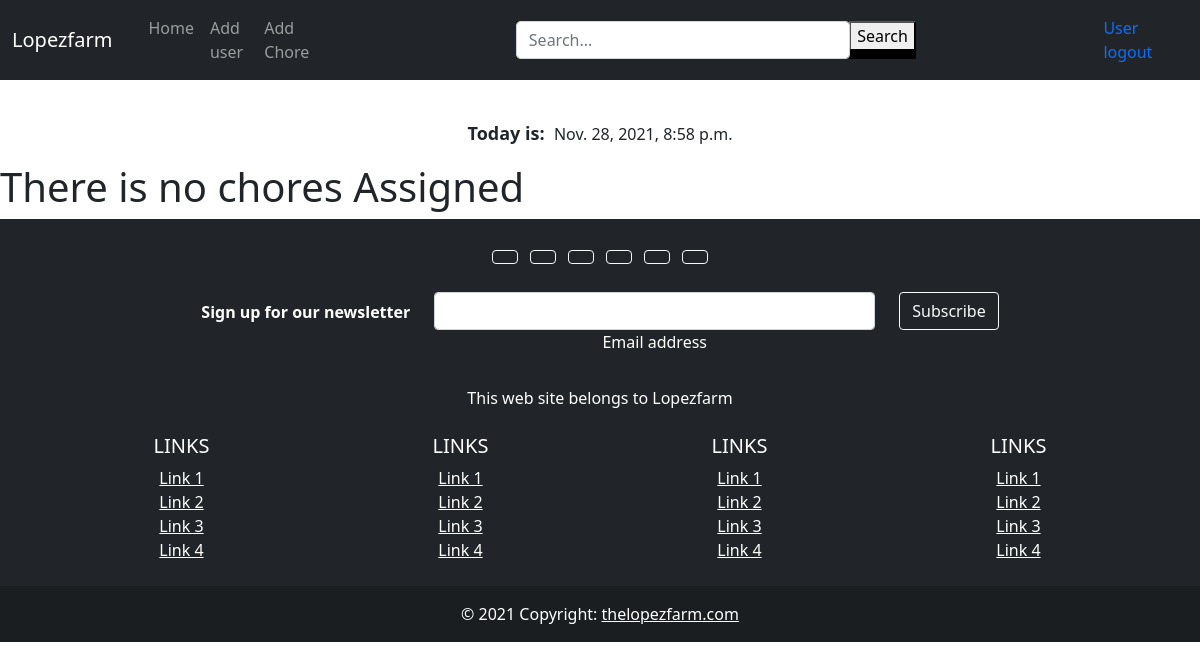
Page /chore/76 (signed in) on the earlier database version.
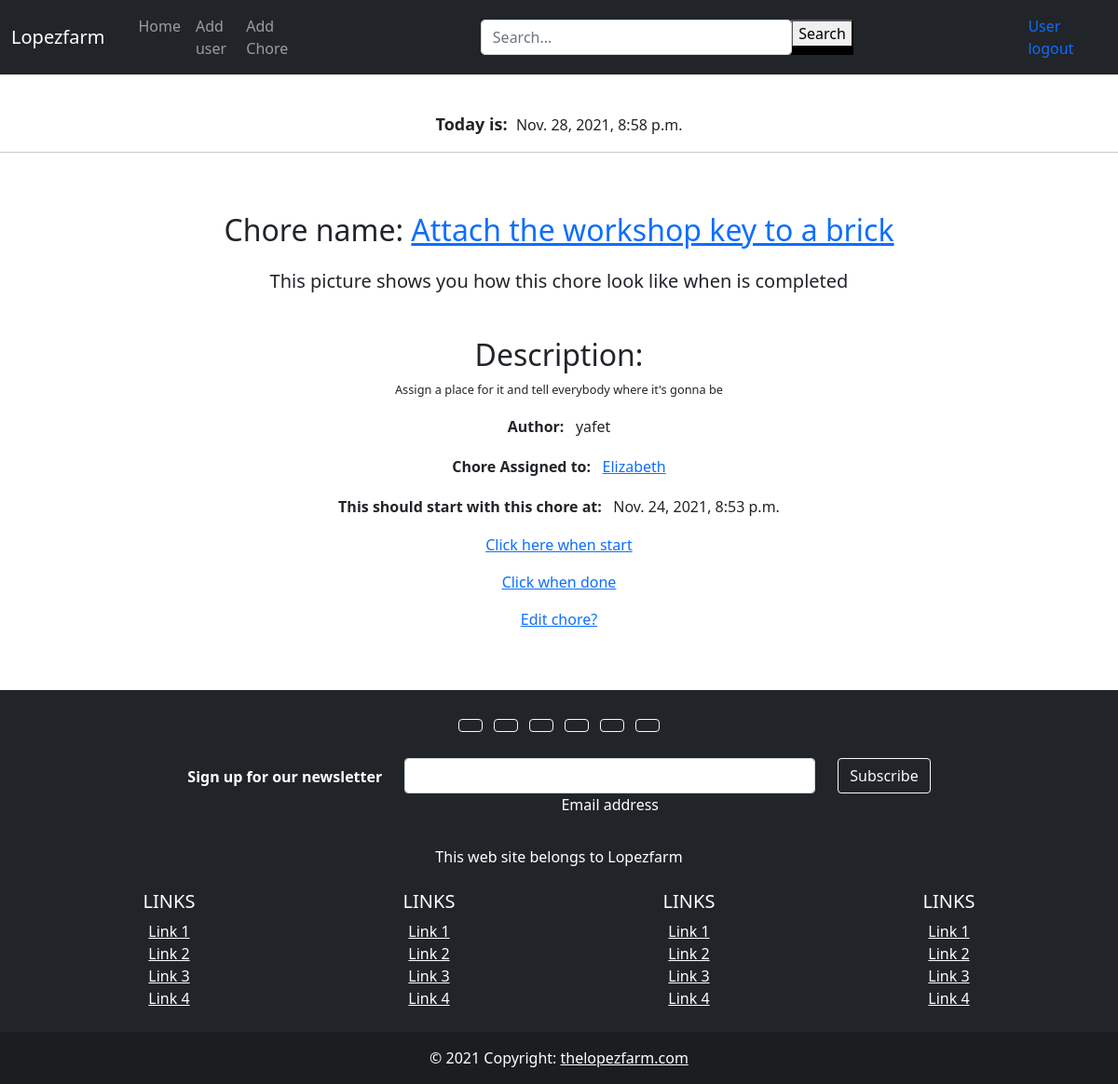
Same page on the later database version.
### app/models.py (models this page shows, shortened)
class Chore(models.Model):
    id=models.AutoField(primary_key=True)
    name=models.CharField('Chore name', max_length=100, null=False, blank=False)
    content=RichTextField('Content', blank=True, null=True)
    imagen=models.ImageField(upload_to="app", null=False, blank=False)
    author=models.ForeignKey(User, on_delete=models.CASCADE)
    userchore=models.ManyToManyField(UserChore)
    created=models.DateTimeField('Created date', auto_now=False, auto_now_add=True)
    updated=models.DateTimeField('Updated date', auto_now=False, auto_now_add=True)
    state=models.BooleanField('Active/Inactive', default=True)
    start_task=models.DateTimeField(auto_now_add=False, auto_now=False, blank=True, null=True)
    class Meta:
        verbose_name='chore'
        verbose_name_plural='chores'
        ordering=['name']

class UserChore(models.Model):
    id=models.AutoField(primary_key=True)
    name=models.CharField('Username', max_length=50, null=False, blank=False)
    lastName=models.CharField(max_length=50, null=False, blank=False)
    email=models.EmailField('Email', blank=False, null=False)
    state=models.BooleanField('User', default=True)
    fecha_creacion=models.DateField('Fechad de Creacion', auto_now=False, auto_now_add=True)
    gener=models.CharField(max_length=10)
    class Meta:
        verbose_name='UserChore'
        verbose_name_plural='UserChores'
        ordering=['name']

### app/views.py (the view)
# urls.py: path("chore/<chore_id>", views.chore, name="chore"),
@login_required(login_url=LOGIN_URL)
def chore(request, chore_id):
    now=datetime.datetime.now()
    chores=Chore.objects.filter(id=chore_id)
    return render(request, "app/chore.html", {"chores":chores, "now":now})

### app/templates/app/chore.html (shortened to what this page needs)
{% extends 'app/layout.html' %}
{% load static %}
{% block content %}
{% if chores %}
    {% for chore in chores %}
    <hr class="solid">
    <section class="page-section clearfix">
        <div class="container">
            <div class="intro-text left-0 text-center bg-faded p-5 rounded">
                <h2 class="section-heading mb-4" >
                    <p>
                    <span class="section-heading-lower">Chore name: <a href="{% url 'chore' chore.id %}">{{chore.name}}</a></span></p>
                </h2>
                <div class="intro">
                    <h5>This picture shows you how this chore look like when is completed</h5>
                </div>
                <div style="text-align: center; font-size: 0.8em;">
                    <p><h2>
                    <span class="section-heading-upper">Description: </h2>{{chore.content | safe}}</span></p></div>
                <div>
                    <P style="text-align: center"><strong>Author:&nbsp;&nbsp;</span></strong> {{ chore.author }}</p>
                    <P style="text-align: center"><strong>Chore Assigned to:&nbsp;&nbsp;</span></strong>
                    {% for username in chore.userchore.all %}
                        <a href="{% url 'user' username.id %}"> {{username.name}}</a>
                    {% endfor %}
                    </p>
                    <P style="text-align: center"><strong>This should start with this chore at: &nbsp;&nbsp;</span></strong>{{ chore.start_task }}</P>
                    <p><a href="{% url 'startChore' chore.id %}">Click here when start</a></p>
                    <p><a href="{% url 'deleteChore' chore.id %}">Click when done</a></p>
                    <p><a href="{% url 'editChore' chore.id %}">Edit chore?</a></p>
                </div>
            </div>
        </div>
    </section>
    {% endfor %}
{% else %}
    <h1>There is no chores Assigned</h1>
{% endif %}
{% endblock content %}

### app/templates/app/layout.html (shortened to what this page needs)
{% load static %}
{% block nav_bar %}
<!doctype html>
<html lang="en">
  <head>
    <link href="https://cdn.jsdelivr.net/npm/bootstrap@5.1.3/dist/css/bootstrap.min.css" rel="stylesheet">
  <body>
    <nav class="navbar navbar-expand-lg navbar-dark bg-dark">
        <div class="container-fluid">
          <a class="navbar-brand" href="{% url 'home1' %}">Lopezfarm</a>
          <div class="container">
          <div class="collapse navbar-collapse" id="navbarNavAltMarkup">
              <div class="navbar-nav">
                <a class="nav-link" aria-current="page" href="{% url 'home1' %}">Home</a>
                <a class="nav-link" aria-current="page" href="{% url 'AddUser' %}">Add user</a>
                <a class="nav-link" aria-current="page" href="{% url 'addChore' %}">Add Chore</a>
              </div>
        {% endblock nav_bar %}
        {% block search_bar %}
            <div class="container">
              <div class="row">
                <div class="col-md-12 search">
                  <form method="get">
                    <div style= "width: 50%" id="custom-search-input">
                      <div class="input-group col-md-12" id="search-bar">
                        <input type="search" class="form-control rounded" placeholder="Search..." name="search" value="{{ request.GET.search }}">
                        <span class="input-group-list">
                          <button type="submit" class="button btn-succcess">Search</button>
                        </span>
                      </div>
                    </div>
                  </form>
                </div>
              </div>
            </div>
        {% endblock search_bar %}
            <div>
              <a class="nav-link" aria-current="page" href="{% url 'logout' %}">User logout</a>
            </div>
          </div>
        </div>
        </div>
      </nav>
    {% block time %}
    <p>&nbsp;</p>
    <p style="text-align: center"><strong><span style="font-size: 18px">Today is:&nbsp;&nbsp;</span></strong>{{ now }} </p>
    {% endblock time %}
    {% block content %}
    {% endblock content %}
{% block footer %}
<footer class="bg-dark text-center text-white">
  <div class="container p-4">
    <section class="mb-4">
      <a class="btn btn-outline-light btn-floating m-1" href="{% url 'user' user_id=1 %}" role="button"
        ></a>
      <a class="btn btn-outline-light btn-floating m-1" href="{% url 'user' user_id=2 %}" role="button"
        ></a>
      <a class="btn btn-outline-light btn-floating m-1" href="{% url 'user' user_id=3 %}" role="button"
        ></a>
      <a class="btn btn-outline-light btn-floating m-1" href="admin" role="button"
        ></a>
      <a class="btn btn-outline-light btn-floating m-1" href="#!" role="button"
        ></a>
      <a class="btn btn-outline-light btn-floating m-1" href="#!" role="button"
        ></a>
    </section>
    <section class="">
      <form action="">
        <div class="row d-flex justify-content-center">
          <div class="col-auto">
            <p class="pt-2">
              <strong>Sign up for our newsletter</strong>
            </p>
          </div>
          <div class="col-md-5 col-12">
            <div class="form-outline form-white mb-4">
              <input type="email" id="form5Example21" class="form-control" />
              <label class="form-label" for="form5Example21">Email address</label>
            </div>
          </div>
          <div class="col-auto">
            <button type="submit" class="btn btn-outline-light mb-4">
              Subscribe
            </button>
          </div>
        </div>
      </form>
    </section>
    <section class="mb-4">
      <p>
        This web site belongs to Lopezfarm
      </p>
    </section>
    <section class="">
      <div class="row">
        <div class="col-lg-3 col-md-6 mb-4 mb-md-0">
          <h5 class="text-uppercase">Links</h5>
          <ul class="list-unstyled mb-0">
            <li>
              <a href="#!" class="text-white">Link 1</a>
            </li>
            <li>
              <a href="#!" class="text-white">Link 2</a>
            </li>
            <li>
              <a href="#!" class="text-white">Link 3</a>
            </li>
            <li>
              <a href="#!" class="text-white">Link 4</a>
            </li>
          </ul>
        </div>
        <div class="col-lg-3 col-md-6 mb-4 mb-md-0">
          <h5 class="text-uppercase">Links</h5>
          <ul class="list-unstyled mb-0">
            <li>
              <a href="#!" class="text-white">Link 1</a>
            </li>
            <li>
              <a href="#!" class="text-white">Link 2</a>
            </li>
            <li>
              <a href="#!" class="text-white">Link 3</a>
            </li>
            <li>
              <a href="#!" class="text-white">Link 4</a>
            </li>
          </ul>
        </div>
        <div class="col-lg-3 col-md-6 mb-4 mb-md-0">
          <h5 class="text-uppercase">Links</h5>
          <ul class="list-unstyled mb-0">
            <li>
              <a href="#!" class="text-white">Link 1</a>
            </li>
            <li>
              <a href="#!" class="text-white">Link 2</a>
            </li>
            <li>
              <a href="#!" class="text-white">Link 3</a>
            </li>
            <li>
              <a href="#!" class="text-white">Link 4</a>
            </li>
          </ul>
        </div>
        <div class="col-lg-3 col-md-6 mb-4 mb-md-0">
          <h5 class="text-uppercase">Links</h5>
          <ul class="list-unstyled mb-0">
            <li>
              <a href="#!" class="text-white">Link 1</a>
            </li>
            <li>
              <a href="#!" class="text-white">Link 2</a>
            </li>
            <li>
              <a href="#!" class="text-white">Link 3</a>
            </li>
            <li>
              <a href="#!" class="text-white">Link 4</a>
            </li>
          </ul>
        </div>
      </div>
    </section>
  </div>
  <div class="text-center p-3" style="background-color: rgba(0, 0, 0, 0.2);">
    © 2021 Copyright:
    <a class="text-white" href="">thelopezfarm.com</a>
  </div>
</footer>
  </body>
</html>
{% endblock footer %}

### app/templates/app/layout.html (style rules this page uses)
#custom-search-input { width: 0px; margin: 8px auto; }
#search-bar { width: 400px; background: black; }

Differences in the rows shown:
added Chore: name "Attach the workshop key to a brick", content "Assign a place for it and tell everybody where it's gonna be", author "yafet", start_task "Nov. 24, 2021, 8:53 p.m."
added UserChore: name "Elizabeth"
Other differences:
text no longer shown: "There is no chores Assigned"
